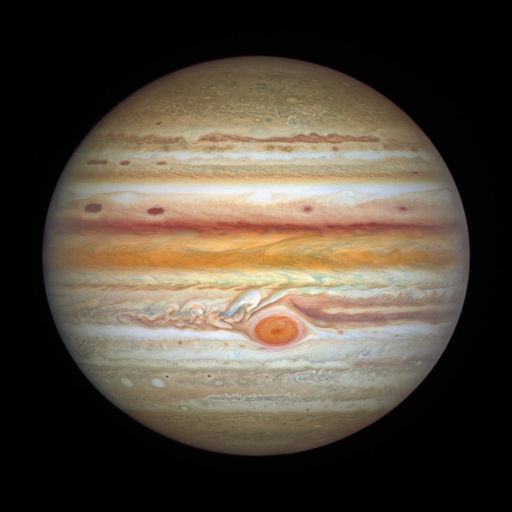
#> input picture Cross_Stitch/giove.jpg, 1024 x 1024 px (shown at 1/2 size)
$ python cross_stitch.py
#> lines starting #> are read from the running program, lines starting #| are printed output that depends on the picture
from PIL import Image, ImageDraw
import numpy as np
from scipy.spatial import cKDTree
from sklearn.cluster import KMeans
import os

# input
image_name='giove.jpg'

colori_filo=15
dim_punto = 10 #ogni quanti pixel tiro la linea
# info: numero punti saranno = pix_l*pix_h/dim_punto^2


# Carica l'immagine
image = Image.open(image_name)
#> image is the input picture: PIL image 1024x1024 RGB; mean R, G, B 82.1, 72.2, 60.1

# Ridimensiona l'immagine a 1000 pixel
# new_size = (pix_l, pix_h)  # colonne x righe
# image = image.resize(new_size)

# size immagine
new_size=image.size
#> new_size = (1024, 1024)

# Converte l'immagine in un array numpy
image_array = np.array(image)

# Get the picture palette
km=KMeans(colori_filo, n_init='auto')
image_array_reshape=np.unique(image_array.reshape((image_array.shape[0]*image_array.shape[1],3)),axis=0)

groups=km.fit(image_array_reshape)
palette_array=groups.cluster_centers_
#> palette_array = 15 rows, first 8: [211.2, 168.3, 120.9], [151, 90.7, 70.4], [230.8, 216.6, 183.3], [181.6, 118.3, 73.21], [28.1, 18.69, 22.45], [216.2, 189.2, 155], [208.7, 144.2, 78.27], [160.6, 151.1, 134.4]

#aggiungo comunque il nero e il bianco
white_black=np.array([(255,255,255),(0,0,0)])
palette_array=np.concatenate((palette_array,white_black))
#> palette_array = 17 rows, first 8: [211.2, 168.3, 120.9], [151, 90.7, 70.4], [230.8, 216.6, 183.3], [181.6, 118.3, 73.21], [28.1, 18.69, 22.45], [216.2, 189.2, 155], [208.7, 144.2, 78.27], [160.6, 151.1, 134.4]

# Estrai i colori dalla palette (supponiamo che tu abbia una lista di 10 colori in formato RGB)
# palette = [
#     (128, 64, 0),    # Marrone scuro
#     (179, 89, 0),    # Marrone arancio
#     (204, 102, 0),   # Arancio scuro
#     (230, 115, 0),   # Arancio
#     (255, 128, 0),   # Arancio brillante
#     (255, 153, 102), # Rosso chiaro
#     (255, 77, 77),   # Rosso acceso
#     (255, 51, 51),   # Rosso brillante
#     (204, 51, 51),   # Rosso scuro
#     (153, 0, 0),     # Rosso profondo
#     (0, 0, 0)        # Nero
# ]
# Converte la lista di colori in un array numpy
# palette_array = np.array(palette)

# Calcola l'albero KD per la palette dei colori
tree = cKDTree(palette_array)

story=[]
# Per ogni pixel nell'immagine, trova il colore più vicino dalla palette
for i in range(new_size[1]):
    for j in range(new_size[0]):
        if (i%dim_punto==1) & (j%dim_punto==1):
            story=story+[i,j]
            pixel = image_array[i][j]
            closest_color_index = tree.query(pixel)[1]
            closest_color = palette_array[closest_color_index].tolist()
            # dimensione 2x2
            # print(closest_color)
            for z in range(dim_punto-1):
                for u in range(dim_punto-1):
                    try:
                        image_array[i+z][j+u] = closest_color
                    except:
                        continue
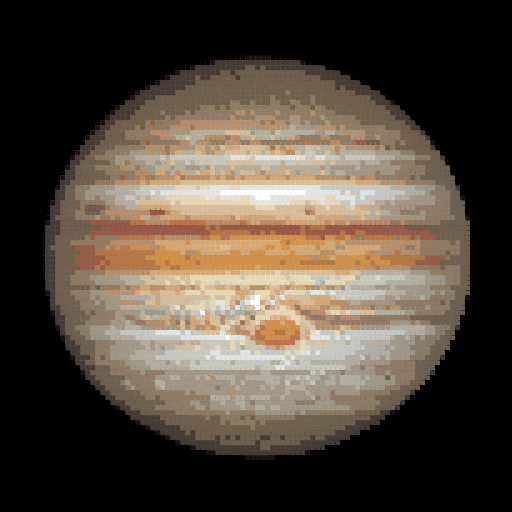
#> image_array: shape (1024, 1024, 3) (shown at 1/2 size); mean R, G, B 81.8, 71.3, 59.8
#> after the loop, story = 21218 items


# Crea una nuova immagine con i colori più vicini
new_image = Image.fromarray(image_array.astype('uint8'))

# Crea un disegno su cui verrà disegnata la griglia
draw = ImageDraw.Draw(new_image)

# Specifica il colore dei bordi (in questo caso, grigio)
colore_bordo = (128, 128, 128)
colore_bordo_10=(200,200,200)

# Specifica le dimensioni della griglia (dimensione dei rettangoli)

# Disegna la griglia sulla tua immagine
larghezza, altezza = image.size
#> larghezza = 1024; altezza = 1024
for x in range(0, larghezza, dim_punto):
    if (x/dim_punto)%10==0:
        draw.line([(x, 0), (x, altezza)], fill=colore_bordo_10, width=1)
    else:
        draw.line([(x, 0), (x, altezza)], fill=colore_bordo, width=1)
for y in range(0, altezza, dim_punto):
    if (y/dim_punto)%10==0:
        draw.line([(0, y), (larghezza, y)], fill=colore_bordo_10, width=1)
    else:
        draw.line([(0, y), (larghezza, y)], fill=colore_bordo, width=1)

# Salva l'immagine con la griglia
new_image.save('output_'+image_name)
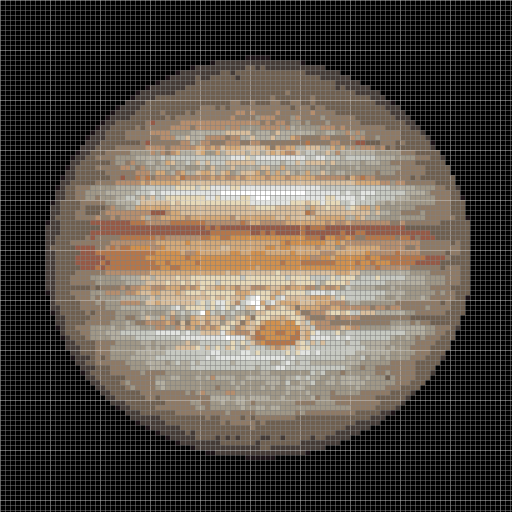
#> saved as output_giove.jpg: PIL image 1024x1024 RGB (shown at 1/2 size); mean R, G, B 92.2, 83.5, 74.3

$ run again, with Cross_Stitch/marte-NASA.jpg copied over Cross_Stitch/giove.jpg
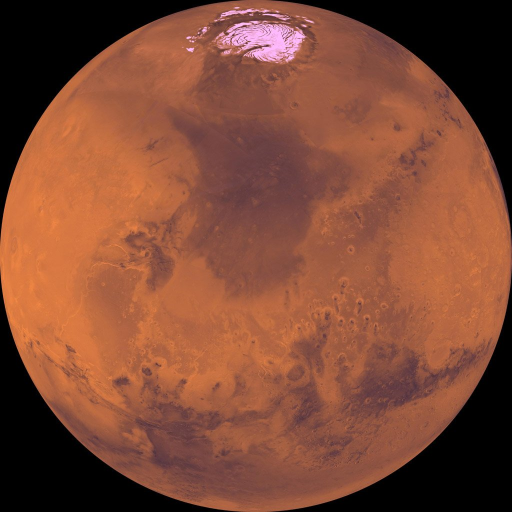
#> input picture Cross_Stitch/marte-NASA.jpg, 1024 x 1024 px (shown at 1/2 size)
#> image is the input picture: PIL image 1024x1024 RGB; mean R, G, B 128.1, 73.9, 53.4
#> `palette_array=groups.cluster_centers_`: palette_array = 15 rows, first 8: [182.5, 113.5, 90.66], [221.9, 154.4, 183.3], [110.3, 64.19, 59.18], [54.63, 25.55, 16.46], [250.9, 184.9, 236.3], [216.7, 122.7, 70.43], [156.2, 87.66, 60.51], [13.94, 5.78, 5.16]
#> `palette_array=np.concatenate((palette_array,white_black))`: palette_array = 17 rows, first 8: [182.5, 113.5, 90.66], [221.9, 154.4, 183.3], [110.3, 64.19, 59.18], [54.63, 25.55, 16.46], [250.9, 184.9, 236.3], [216.7, 122.7, 70.43], [156.2, 87.66, 60.51], [13.94, 5.78, 5.16]
#> after the loop `for i in range(new_size[1]):`:
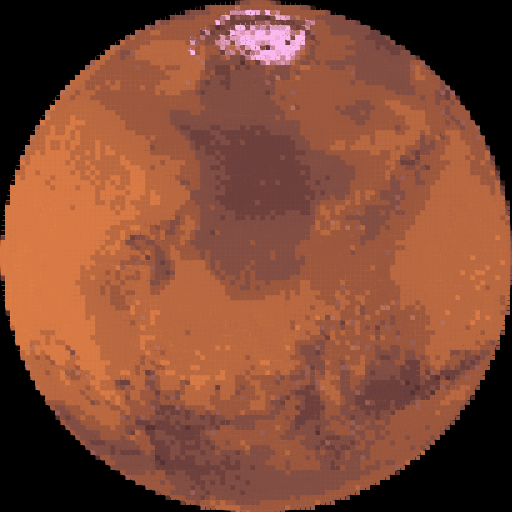
#> image_array: shape (1024, 1024, 3) (shown at 1/2 size); mean R, G, B 127.9, 73.3, 52.3
#> after the loop `for i in range(new_size[1]):`: story = 21218 items
#> `new_image.save('output_'+image_name)`:
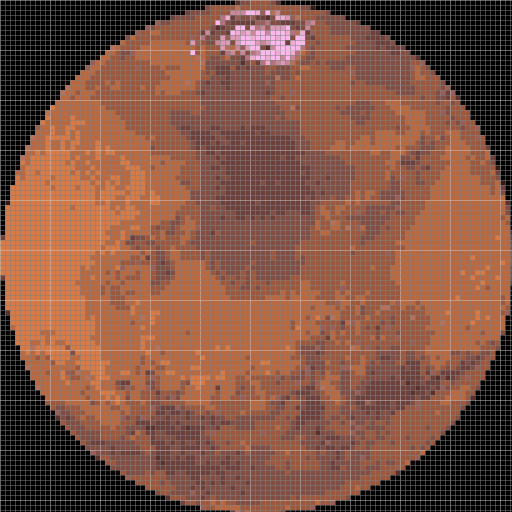
#> saved as output_giove.jpg: PIL image 1024x1024 RGB (shown at 1/2 size); mean R, G, B 129.4, 85.2, 68

$ run again, with Cross_Stitch/saturno.jpg copied over Cross_Stitch/giove.jpg
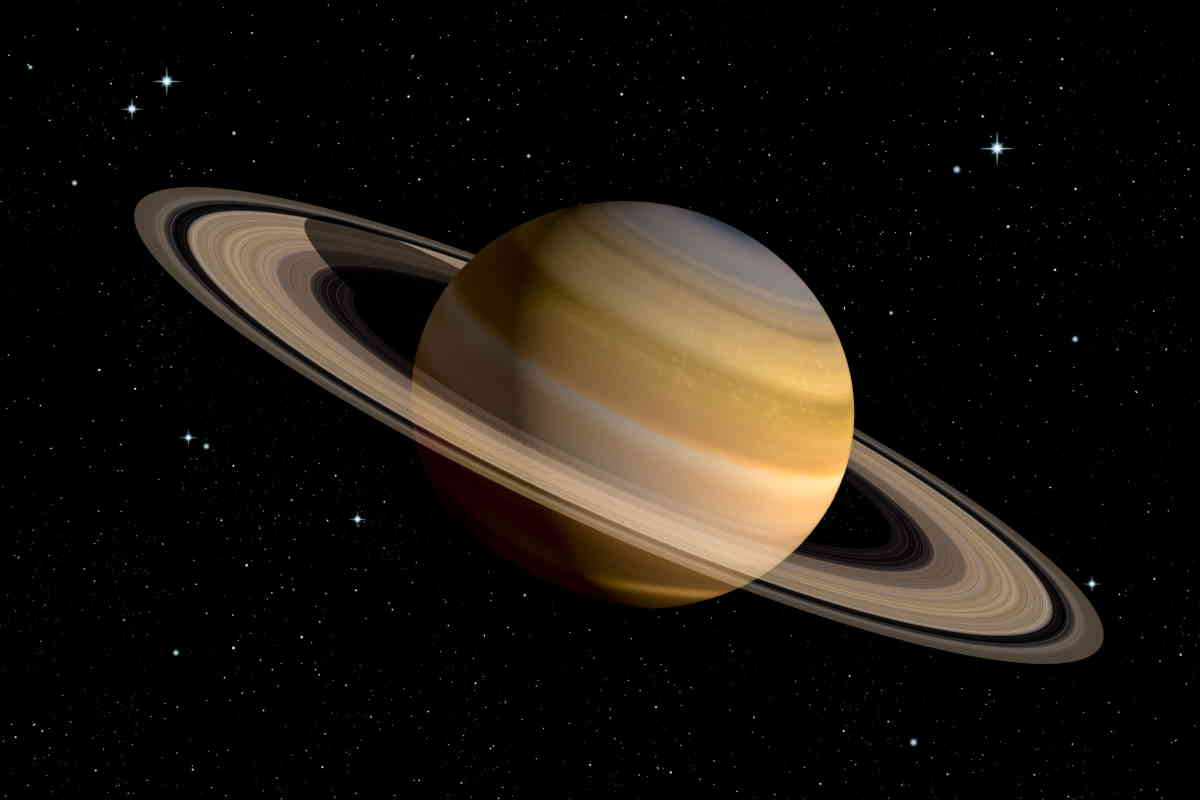
#> input picture Cross_Stitch/saturno.jpg, 1200 x 800 px
#> image is the input picture: PIL image 1200x800 RGB; mean R, G, B 28.5, 23.1, 17
#> `palette_array=groups.cluster_centers_`: palette_array = 15 rows, first 8: [125, 93.53, 54.43], [183.4, 148.7, 102.2], [54.15, 47.53, 42.07], [104.4, 93.64, 85.95], [243, 199.2, 138.6], [203.6, 222.8, 228], [13.56, 8.96, 9.31], [149.7, 132.6, 115.7]
#> `palette_array=np.concatenate((palette_array,white_black))`: palette_array = 17 rows, first 8: [125, 93.53, 54.43], [183.4, 148.7, 102.2], [54.15, 47.53, 42.07], [104.4, 93.64, 85.95], [243, 199.2, 138.6], [203.6, 222.8, 228], [13.56, 8.96, 9.31], [149.7, 132.6, 115.7]
#> after the loop `for i in range(new_size[1]):`:
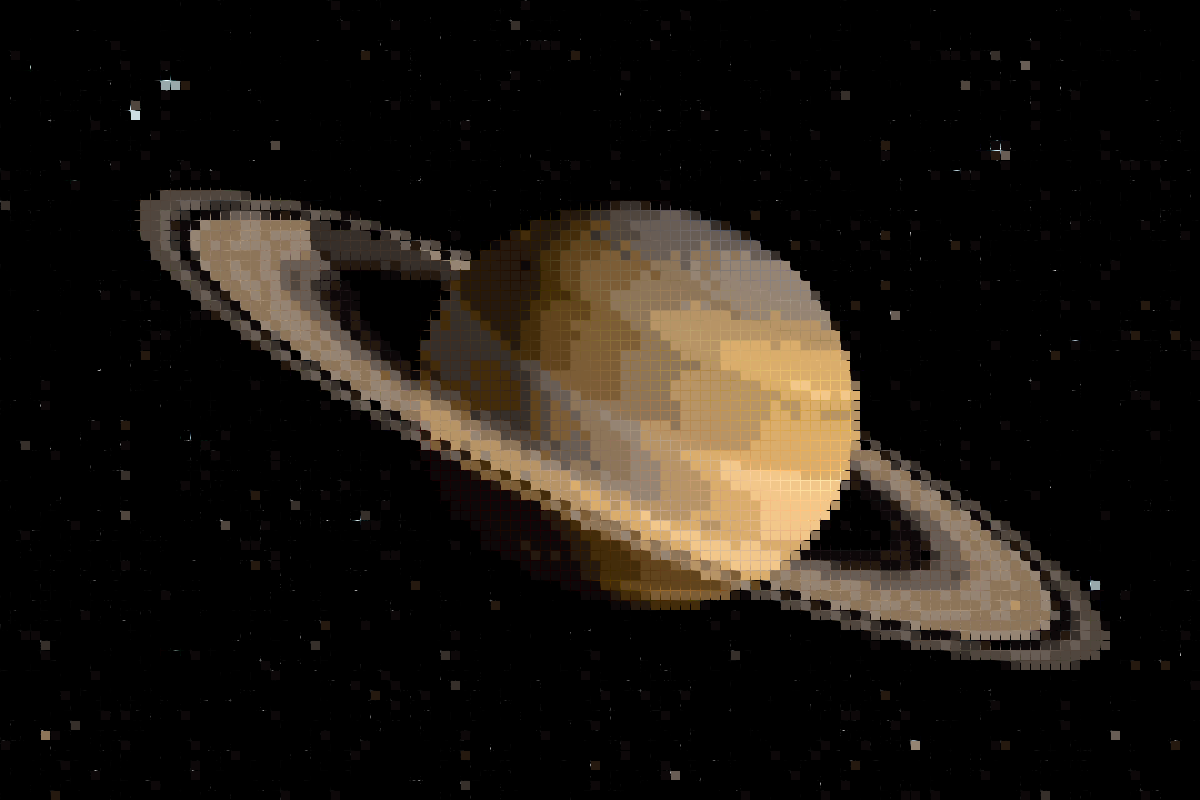
#> image_array: shape (800, 1200, 3); mean R, G, B 28.2, 23, 17
#> after the loop `for i in range(new_size[1]):`: story = 19200 values, max 1191 at index 239, min 1 at index 0, mean 496
#> `new_image.save('output_'+image_name)`:
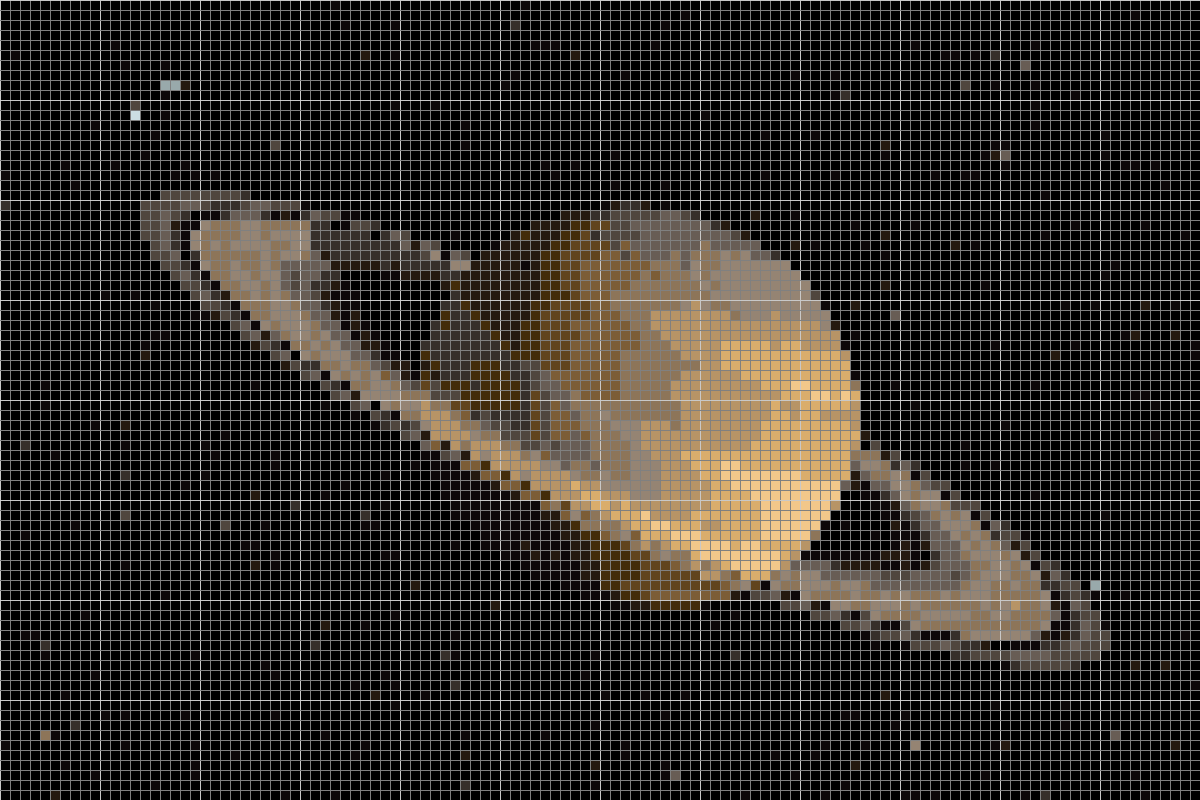
#> saved as output_giove.jpg: PIL image 1200x800 RGB; mean R, G, B 48.5, 44.3, 39.4
